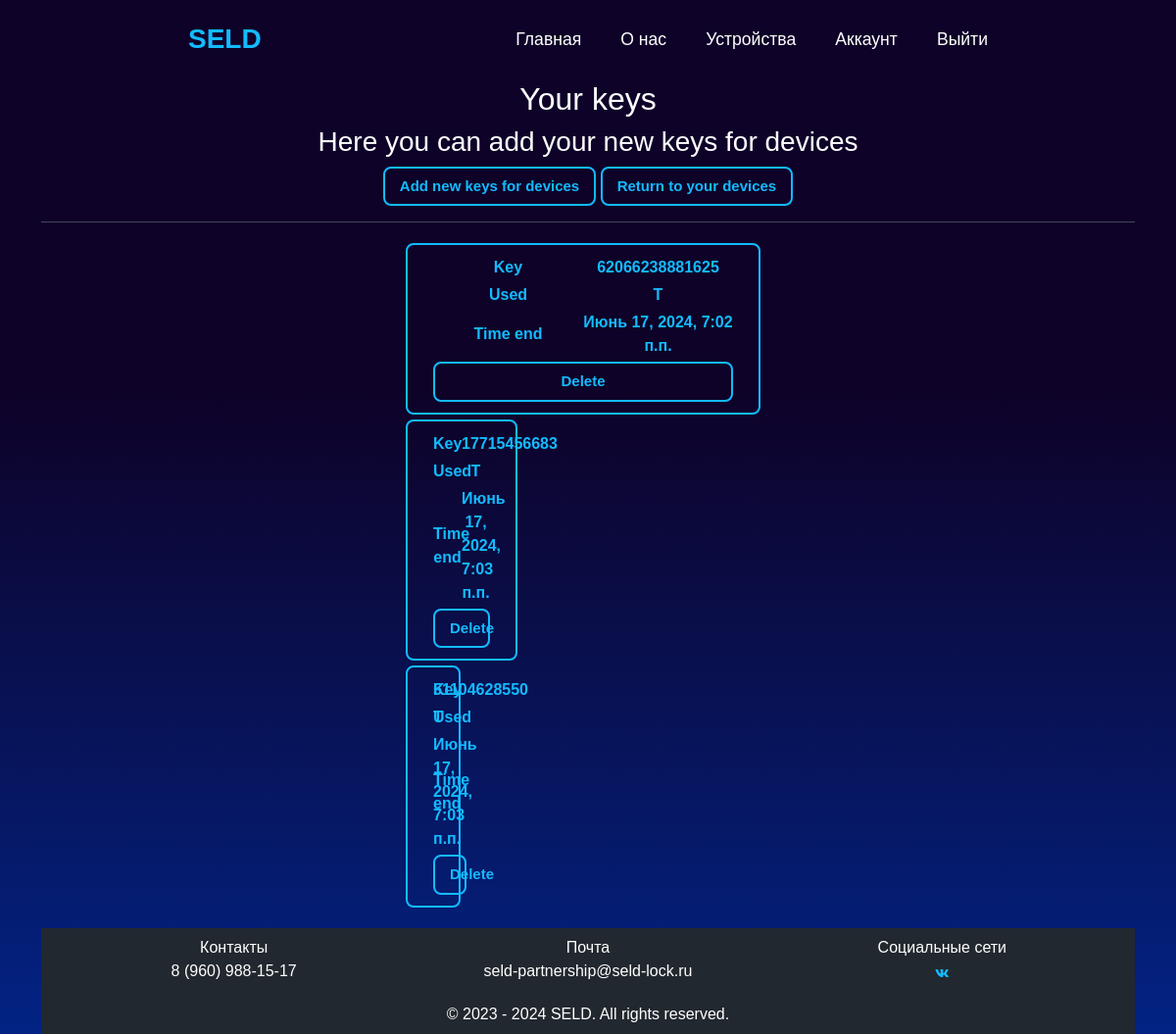
The app's page /your_device/134/keys/ (signed in), older data.
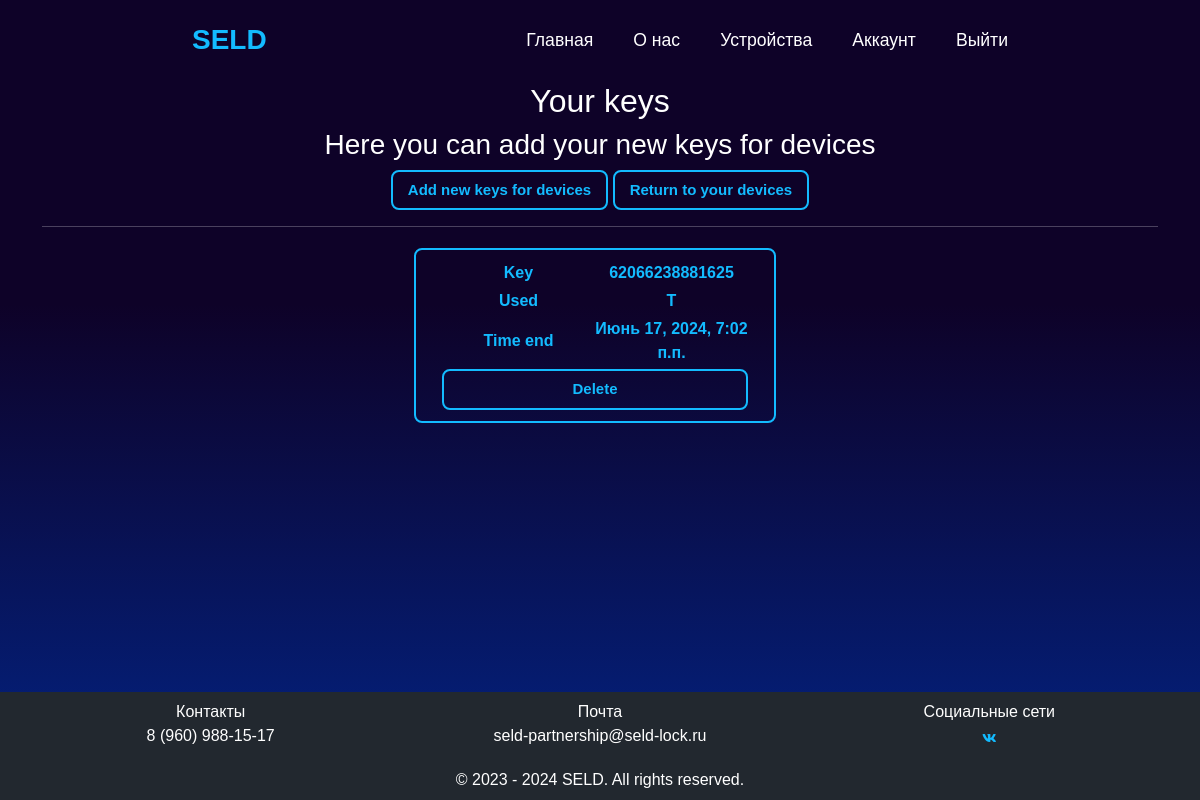
The same page, newer data.
### app/models.py (models this page shows)
class Keys(models.Model):
    USED_CHOICES = [
        ('C', 'Constant'),
        ('T', 'Temporary'),
        ('O', 'One use')
    ]
    SELECT_CHOICES = [
        ('-', '0'),
        ('+1h', '1 hour'),
        ('+1d', '1 day'),
        ('+1w', '1 week'),
        ('+2w', '2 week'),
    ]
    key = models.IntegerField()
    used = models.CharField(max_length=10, choices=USED_CHOICES, default='T')
    time_start = models.DateTimeField(null=True)
    time_end = models.DateTimeField(null=True)
    selection = models.CharField(max_length=100, choices=SELECT_CHOICES, default='-')
    device = models.ForeignKey(DeviceModel, on_delete=models.CASCADE, null=True)
    objects = models.Manager()

### app/views.py (the view, shortened to what this page needs)
# urls.py: path('your_device/<int:pk>/keys/', views.KeysListView.as_view(), name='keys'),
class KeysListView(LoginRequiredMixin, ListView, FormMixin):
    model = DeviceModel
    template_name = 'app/keys.html'
    context_object_name = 'data'
    paginate_by = 6
    form_class = AddKeysModel
    extra_context = {'title': 'Your keys'}
    def get_queryset(self):
        return Keys.objects.filter(device_id=self.kwargs['pk'])

### app/others.py (called while the page is built)
def new_code():
    number = random.randint(4, 16)
    rand_number = int(''.join(random.choices(NUMBERS, k=number)))
    return rand_number

### app/templates/app/keys.html (shortened to what this page needs)
{% extends "app/layout.html" %}
{% block safe %}
<div class="container" style="margin-top: 2rem;">
    <div class="text-center">
        <h2>{{ title }}</h2>
        <h3>Here you can add your new keys for devices</h3>
        <div class="d-grid gap-2 mx-auto col-9 col-sm-6 d-lg-block d-md-grid">
            <button type="button" class="h-btn" data-bs-toggle="modal" data-bs-target="#exampleModal">Add new keys for devices</button>
            <a href="{% url 'devices' %}" class="h-btn a-default">Return to your devices</a>
        </div>
    </div>
<hr />
    <div class="d-flex row row-cols-1 row-cols-md-1 row-cols-lg-3 justify-content-center">
        {% for block in data %}
        <div class="col-10 col-md-6 col-lg-5 col-xl-4">
        <div class="btn_device d-flex flex-column justify-content-center text-center" hx-target="this">
            <div class="row row-cols-2 mb-1" hx-swap="outerHTML">
                <label class="col-lg-6 control-label text-center">Key</label>
                <div class="col-lg-6 text-center">
                    {{ block.key }}
                </div>
            </div>
            <div class="row row-cols-2 mb-1">
                <label class="col-lg-6 control-label text-center">Used</label>
                <div class="col-lg-6 text-center">
                    {{ block.used }}
                </div>
            </div>
            <div class="row row-cols-2 mb-1 align-items-center">
                <label class="col-lg-6 control-label text-center">Time end</label>
                <div class="col-lg-6 text-center">
                    {{ block.time_end }}
                </div>
            </div>
            <div style="text-align: center;">
                <button type="button" class="a-btn h-btn a-default"
                hx-delete="{% url 'delete_key' block.device_id block.id %}">
                Delete</button>
            </div>
        </div>
        {% endfor %}
    </div>
    </div>
</div>
{% endblock %}

Row changes from the older to the newer data that the page shows:
removed Keys: key "17715456683", used "T", time_end "Июнь 17, 2024, 7:03 п.п."
removed Keys: key "51104628550", used "T", time_end "Июнь 17, 2024, 7:03 п.п."
